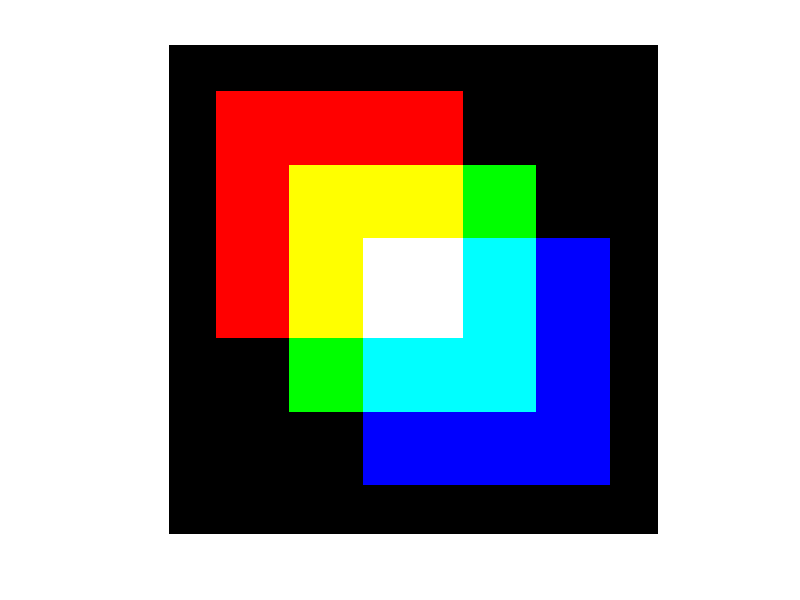

The MATLAB source for this figure:
%Lab1_2
clear; close all;
figure ('Name', ' Task 2')

IMG_SIZE = 200; % Image size
QUAD_SIZE = IMG_SIZE / 2; % Size of squares
OFFSET = [0.1 0.25 0.4] * IMG_SIZE; % Offsets for squares
 
Squares = uint8 (zeros (IMG_SIZE)); % Black canvas for colored squares
QUAD_VEC = 0: IMG_SIZE / 2; % A tuple of pixel offset values for a square
 
% Draw three squares
for i = 1: 3
     xy = OFFSET (i) + QUAD_VEC; % Coordinates of x, y pixels of the square
     Squares (xy, xy, i) = uint8 (255); % Fill in the appropriate channel of the square
end
 
imshow (Squares)